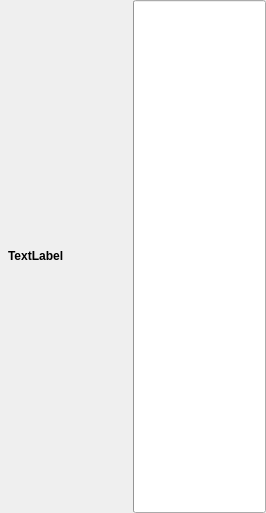
<?xml version="1.0" encoding="UTF-8"?>
<ui version="4.0">
 <class>NodesFrame</class>
 <widget class="QWidget" name="NodesFrame">
  <property name="geometry">
   <rect>
    <x>0</x>
    <y>0</y>
    <width>266</width>
    <height>513</height>
   </rect>
  </property>
  <property name="sizePolicy">
   <sizepolicy hsizetype="Preferred" vsizetype="Expanding">
    <horstretch>0</horstretch>
    <verstretch>0</verstretch>
   </sizepolicy>
  </property>
  <property name="windowTitle">
   <string>AP Configuration</string>
  </property>
  <layout class="QVBoxLayout" name="verticalLayout">
   <property name="spacing">
    <number>0</number>
   </property>
   <property name="leftMargin">
    <number>0</number>
   </property>
   <property name="topMargin">
    <number>0</number>
   </property>
   <property name="rightMargin">
    <number>0</number>
   </property>
   <property name="bottomMargin">
    <number>0</number>
   </property>
   <item>
    <layout class="QHBoxLayout" name="toolBarLayout">
     <property name="spacing">
      <number>1</number>
     </property>
    </layout>
   </item>
   <item>
    <layout class="QHBoxLayout" name="horizontalLayout">
     <property name="spacing">
      <number>0</number>
     </property>
     <property name="leftMargin">
      <number>0</number>
     </property>
     <property name="topMargin">
      <number>0</number>
     </property>
     <property name="rightMargin">
      <number>0</number>
     </property>
     <property name="bottomMargin">
      <number>0</number>
     </property>
     <item>
      <widget class="ClickableLabel" name="lbUavName">
       <property name="font">
        <font>
         <weight>75</weight>
         <bold>true</bold>
        </font>
       </property>
       <property name="text">
        <string>TextLabel</string>
       </property>
       <property name="margin">
        <number>0</number>
       </property>
       <property name="indent">
        <number>8</number>
       </property>
       <property name="textInteractionFlags">
        <set>Qt::LinksAccessibleByMouse|Qt::TextSelectableByMouse</set>
       </property>
      </widget>
     </item>
     <item>
      <widget class="QProgressBar" name="progressBar">
       <property name="sizePolicy">
        <sizepolicy hsizetype="Ignored" vsizetype="Ignored">
         <horstretch>0</horstretch>
         <verstretch>0</verstretch>
        </sizepolicy>
       </property>
       <property name="font">
        <font>
         <pointsize>8</pointsize>
        </font>
       </property>
      </widget>
     </item>
    </layout>
   </item>
  </layout>
  <action name="aRequest">
   <property name="icon">
    <iconset resource="../../../resources/standard-icons.qrc">
     <normaloff>:/icons/old/3downarrow.png</normaloff>:/icons/old/3downarrow.png</iconset>
   </property>
   <property name="text">
    <string>Request</string>
   </property>
   <property name="toolTip">
    <string>Request nodes for configuration..</string>
   </property>
  </action>
  <action name="aUpload">
   <property name="icon">
    <iconset resource="../../../resources/standard-icons.qrc">
     <normaloff>:/icons/old/ark_extract.png</normaloff>:/icons/old/ark_extract.png</iconset>
   </property>
   <property name="text">
    <string>Upload</string>
   </property>
   <property name="toolTip">
    <string>Upload configurations</string>
   </property>
  </action>
  <action name="aSave">
   <property name="icon">
    <iconset resource="../../../resources/standard-icons.qrc">
     <normaloff>:/icons/old/document-save.png</normaloff>:/icons/old/document-save.png</iconset>
   </property>
   <property name="text">
    <string>Save</string>
   </property>
   <property name="toolTip">
    <string>Save to file..</string>
   </property>
  </action>
  <action name="aLoad">
   <property name="icon">
    <iconset resource="../../../resources/standard-icons.qrc">
     <normaloff>:/icons/old/document-open.png</normaloff>:/icons/old/document-open.png</iconset>
   </property>
   <property name="text">
    <string>Load</string>
   </property>
   <property name="toolTip">
    <string>Load from file..</string>
   </property>
  </action>
  <action name="aUndo">
   <property name="icon">
    <iconset resource="../../../resources/standard-icons.qrc">
     <normaloff>:/icons/old/document-revert.png</normaloff>:/icons/old/document-revert.png</iconset>
   </property>
   <property name="text">
    <string>Restore data</string>
   </property>
   <property name="toolTip">
    <string>Undo changes</string>
   </property>
  </action>
  <action name="aReload">
   <property name="icon">
    <iconset resource="../../../resources/standard-icons.qrc">
     <normaloff>:/icons/old/transport_loop.png</normaloff>:/icons/old/transport_loop.png</iconset>
   </property>
   <property name="text">
    <string>Reload</string>
   </property>
   <property name="toolTip">
    <string>Reload everything</string>
   </property>
  </action>
  <action name="aClearCache">
   <property name="icon">
    <iconset resource="../../../resources/standard-icons.qrc">
     <normaloff>:/icons/old/edit-clear-list.png</normaloff>:/icons/old/edit-clear-list.png</iconset>
   </property>
   <property name="text">
    <string>Clear Cache</string>
   </property>
   <property name="toolTip">
    <string>Clear Cache</string>
   </property>
  </action>
  <action name="aLoadTelemetry">
   <property name="icon">
    <iconset resource="../../../resources/standard-icons.qrc">
     <normaloff>:/icons/old/document-export-table.png</normaloff>:/icons/old/document-export-table.png</iconset>
   </property>
   <property name="text">
    <string>Load from telemetry</string>
   </property>
   <property name="toolTip">
    <string>Load nodes config from telemetry file</string>
   </property>
  </action>
  <action name="aStop">
   <property name="icon">
    <iconset resource="../../../resources/standard-icons.qrc">
     <normaloff>:/icons/old/process-stop.png</normaloff>:/icons/old/process-stop.png</iconset>
   </property>
   <property name="text">
    <string>Stop</string>
   </property>
   <property name="toolTip">
    <string>Stop syncronization</string>
   </property>
  </action>
  <action name="aStats">
   <property name="icon">
    <iconset resource="../../../resources/standard-icons.qrc">
     <normaloff>:/icons/old/document-edit-decrypt-verify.png</normaloff>:/icons/old/document-edit-decrypt-verify.png</iconset>
   </property>
   <property name="text">
    <string>Statistics</string>
   </property>
   <property name="toolTip">
    <string>Request node statistics</string>
   </property>
  </action>
 </widget>
 <customwidgets>
  <customwidget>
   <class>ClickableLabel</class>
   <extends>QLabel</extends>
   <header location="global">ClickableLabel.h</header>
  </customwidget>
 </customwidgets>
 <resources>
  <include location="../../../resources/standard-icons.qrc"/>
 </resources>
 <connections/>
</ui>
